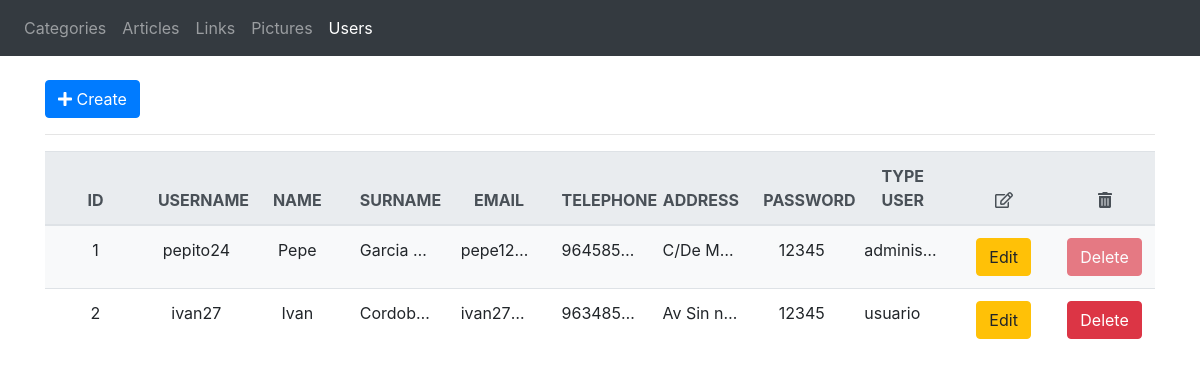
/?c=user, run on the app's committed database.
### tables this page shows
CREATE TABLE CMS_USERS (
  user_id int(30) NOT NULL AUTO_INCREMENT,
  username varchar(30) NOT NULL, 
  name varchar(50) NOT NULL,
  surname varchar(100) DEFAULT NULL,
  email varchar(100) DEFAULT NULL,
  telephon int(100) DEFAULT NULL,
  address varchar(100) DEFAULT NULL,
  password varchar(100) NOT NULL,
  type_id int(30) DEFAULT 2,
  PRIMARY KEY (user_id),
  FOREIGN KEY (type_id) References CMS_TYPE_OF_USERS(type_id) ON DELETE CASCADE
);

CREATE TABLE CMS_TYPE_OF_USERS (
  type_id int(30) NOT NULL AUTO_INCREMENT,
  type_user varchar(50) DEFAULT NULL,
  PRIMARY KEY (type_id)
);

### app/controller/user.controller.php (called while the page is built, shortened)
<?php
require_once (Settings::PATH['models'].'/user.model.php');
require_once (Settings::PATH['models'].'/typeUser.model.php');
class UserController {
    private $userModel;
    public function __CONSTRUCT() {
        $this->userModel = new User();
        $this->typeUserModel = new TypeUser();
    }
    public function index() {
        $users = $this->getAll();
        $typeUsers = $this->typeUserModel->getAll();
        require_once (Settings::PATH['views'].'/user/user.php');
    }
    public function getAll() {
        return $this->userModel->getAll();
    }
}

### app/core/db.conf.php (called while the page is built)
<?php
class Database {
    public static function StartUp() {
        $pdo = new PDO(
            "mysql:host=".Settings::DB['host'].";
            dbname=".Settings::DB['name'].";
            charset=utf8",
            Settings::DB['user'],
            Settings::DB['pass']
        );
        $pdo->setAttribute(PDO::ATTR_ERRMODE, PDO::ERRMODE_EXCEPTION);
        return $pdo;
    }
}

### app/model/user.model.php (called while the page is built, shortened)
<?php
require_once (Settings::PATH['entities'].'/user.entity.php');
class User {
	private $pdo;
	public function __CONSTRUCT() {
		try {
			$this->pdo = Database::StartUp();
		}
		catch(Exception $e) {
			die($e->getMessage());
		}
	}
	public function getAll() {
		try {
            $sql = "SELECT * FROM CMS_USERS";
			$stm = $this->pdo->prepare($sql);
			$stm->execute();
			return $stm->fetchAll(PDO::FETCH_CLASS, 'UserEntity');
		}
		catch(Exception $e) {
			die($e->getMessage());
		}
	}
}

### app/entity/user.entity.php (called while the page is built, shortened)
<?php
class UserEntity {
	private $id;
	private $username;
    private $name;
	private $surname;
	private $email;
	private $telephon;
	private $address;
	private $password;
	private $idType;
	private $user_id;
	private $type_id;
	public function __CONSTRUCT() {
		try {
			$this->id = (int) $this->user_id;
			$this->idType = (int) $this->type_id;
		}
		catch(Exception $e) {
			die($e->getMessage());
		}
	}
	public function getId() {
		return $this->id;
	}
	public function getUsername() {
		return $this->username;
	}
	public function getName() {
		return $this->name;
	}
	public function getSurname() {
		return $this->surname;
	}
	public function getEmail() {
		return $this->email;
	}
	public function getTelephon() {
		return $this->telephon;
	}
	public function getAddress() {
		return $this->address;
	}
	public function getPassword() {
		return $this->password;
	}
	public function getIdType() {
		return $this->idType;
	}
}

### app/model/typeUser.model.php (called while the page is built, shortened)
<?php
require_once (Settings::PATH['entities'].'/typeUser.entity.php');
class TypeUser {
	private $pdo;
	public function __CONSTRUCT() {
		try {
			$this->pdo = Database::StartUp();
		}
		catch(Exception $e) {
			die($e->getMessage());
		}
	}
	public function getAll() {
		try {
            $sql = "SELECT * FROM CMS_TYPE_OF_USERS";
			$stm = $this->pdo->prepare($sql);
			$stm->execute();
			return $stm->fetchAll(PDO::FETCH_CLASS, 'TypeUserEntity');
		}
		catch(Exception $e) {
			die($e->getMessage());
		}
	}
}

### app/entity/typeUser.entity.php (called while the page is built, shortened)
<?php
class TypeUserEntity {
    private $id;
	private $typeUser;
	private $type_id;
	private $type_user;
	public function __CONSTRUCT() {
		try {
			$this->id = (int) $this->type_id;
			$this->typeUser = (string) $this->type_user;
		}
		catch(Exception $e) {
			die($e->getMessage());
		}
	}
	public function getId() {
		return $this->id;
	}
	public function getTypeUser() {
		return $this->typeUser;
	}
}

### app/view/user/user.php (the view)
<a class="btn btn-primary text-center" href="?c=user&a=create"><i class="fas fa-plus"></i> Create</a>
<hr/>
<table class="table table-hover">
    <thead class="thead-light">
        <th class="text-center">ID</th><th class="text-center">USERNAME</th><th class="text-center">NAME</th>
            <th class="text-center">SURNAME</th><th class="text-center">EMAIL</th><th class="text-center">TELEPHONE</th>
            <th class="text-center">ADDRESS</th><th class="text-center">PASSWORD</th><th class="text-center">TYPE USER</th>
        <th class="text-center"><i class="far fa-edit"></i></th>
        <th class="text-center"><i class="fas fa-trash-alt"></i></th>
    </thead>
    <?php if ($users != null) { ?>
        <?php foreach($users as $user): ?>
            <tr class="<?php if ($user->getIdType() < 2) echo 'bg-light'?>">
                <td class="text-center"><?php echo $user->getId(); ?></td>
                <td class="text-center"><?php echo $user->getUsername(); ?></td>
                <td class="text-center"><?php echo $user->getName(); ?></td>
                <td class="text-center"><?php echo $user->getSurname(); ?></td>
                <td class="text-center"><?php echo $user->getEmail(); ?></td>
                <td class="text-center"><?php echo $user->getTelephon(); ?></td>
                <td class="text-center"><?php echo $user->getAddress(); ?></td>
                <td class="text-center"><?php echo $user->getPassword(); ?></td>
                <?php foreach($typeUsers as $typeUser): ?>
                    <?php if ($typeUser->getId() == $user->getIdType()) echo "<td>".$typeUser->getTypeUser()."</td>"; ?>
                <?php endforeach; ?>
                <td class="text-center">
                    <a class="btn btn-warning" href="?c=user&a=edit&id=<?php echo $user->getId(); ?>">Edit</a>
                </td>
                <td class="text-center">
                    <a class="btn btn-danger <?php if ($user->getId() == 1) echo 'disabled'?>" onclick="javascript:return confirm('Do you want delete this user?');" href="?c=user&a=delete&id=<?php echo $user->getId(); ?>">Delete</a>
                </td>
            </tr>
        <?php endforeach; ?>
    <?php } else { ?>
        <tr>
            <td colspan="11" class="text-center text-info bg-light"> THERE ARE NO RECORDS </td>
        </tr>
    <?php } ?>
</table>

### app/styles/style.css (style rules this page uses)
.table { table-layout:fixed; }
.table td { white-space: nowrap; overflow: hidden; text-overflow: ellipsis; }

### data on the page
cms_users: user_id "1", username "pepito24", name "Pepe", surname "Garcia…", email "pepe12…", telephon "964585…", address "C/De M…", password "12345"
cms_type_of_users: type_user "adminis…"
cms_users: user_id "2", username "ivan27", name "Ivan", surname "Cordob…", email "ivan27…", telephon "963485…", address "Av Sin n…", password "12345"
cms_type_of_users: type_user "usuario"
